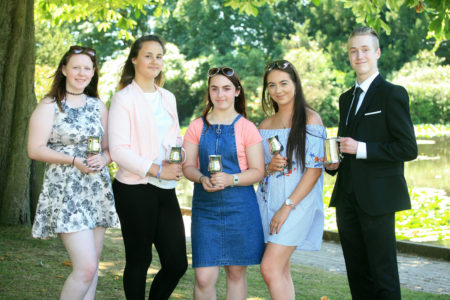
#> input picture img3.jpg, 450 x 300 px
$ python crop.py
#> lines starting #> are read from the running program, lines starting #| are printed output that depends on the picture; after the words box and inside, x2 and y2 are one past the last pixel; in counts of white or black regions, pixels touching at a corner belong together
import cv2

def facechop(image):
#> called with image = 'img3.jpg'
    facedata = "trained_classifier.xml"
    cascade = cv2.CascadeClassifier(facedata)

    img = cv2.imread(image)
#> img is the input picture: shape (300, 450, 3); mean B, G, R 115.2, 137.3, 122.2

    minisize = (img.shape[1],img.shape[0])
#> minisize = (450, 300)
    miniframe = cv2.resize(img, minisize)

    faces = cascade.detectMultiScale(miniframe)
#> faces = [[347, 38, 33, 33], [138, 44, 31, 31], [66, 56, 31, 31], [205, 77, 31, 31], [263, 71, 33, 33]]

    for f in faces:
        x, y, w, h = [ v for v in f ]
        cv2.rectangle(img, (x,y), (x+w,y+h), (255,255,255))

        sub_face = img[y:y+h, x:x+w]
        face_file_name = "faces/face_" + str(y) + ".jpg"
        resized_image = cv2.resize(sub_face, (100, 100))
        cv2.imshow(face_file_name, resized_image)
#> this loop made 5 passes
#> (x, y, w, h, face_file_name) on passes 1 to 5: (347, 38, 33, 33, 'faces/face_38.jpg'), (138, 44, 31, 31, 'faces/face_44.jpg'), (66, 56, 31, 31, 'faces/face_56.jpg'), (205, 77, 31, 31, 'faces/face_77.jpg'), (263, 71, 33, 33, 'faces/face_71.jpg')
#> pass 1, in facechop, `sub_face = img[y:y+h, x:x+w]`:
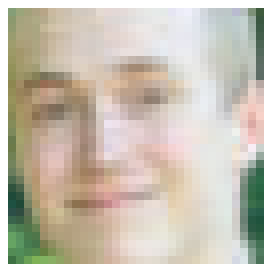
#> sub_face: shape (33, 33, 3) (shown 8 times larger); mean B, G, R 175.3, 190.2, 198.3
#> pass 1, in facechop, `resized_image = cv2.resize(sub_face, (100, 100))`:
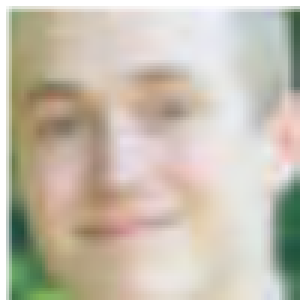
#> resized_image: shape (100, 100, 3) (shown 3 times larger); mean B, G, R 175.2, 190.1, 198.2
#> pass 2, in facechop, `sub_face = img[y:y+h, x:x+w]`:
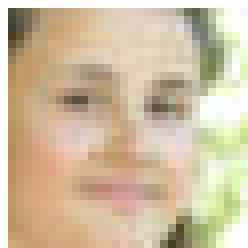
#> sub_face: shape (31, 31, 3) (shown 8 times larger); mean B, G, R 161.2, 189.9, 208
#> pass 2, in facechop, `resized_image = cv2.resize(sub_face, (100, 100))`:
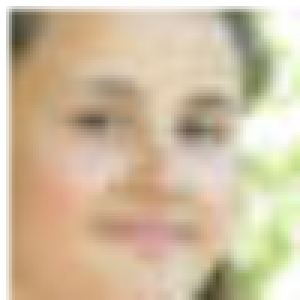
#> resized_image: shape (100, 100, 3) (shown 3 times larger); mean B, G, R 161.1, 189.9, 207.9
#> after the loop:
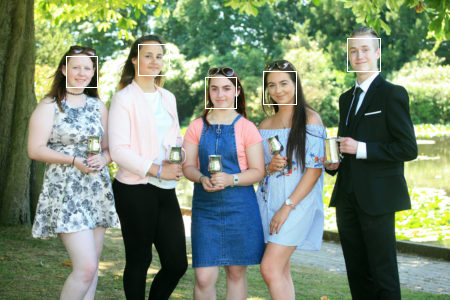
#> img: shape (300, 450, 3); 0.47% of pixels changed, all inside (x1, y1, x2, y2) = (66, 38, 381, 109)
#> after the loop:
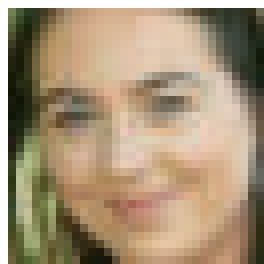
#> sub_face: shape (33, 33, 3) (shown 8 times larger); mean B, G, R 120.2, 147.8, 167.9


    return

if __name__ =='__main__':
    facechop("img3.jpg")

    while(True):
        key = cv2.waitKey(20)
#> (key Esc is pressed here)

$ run again, with img2.jpg copied over img3.jpg
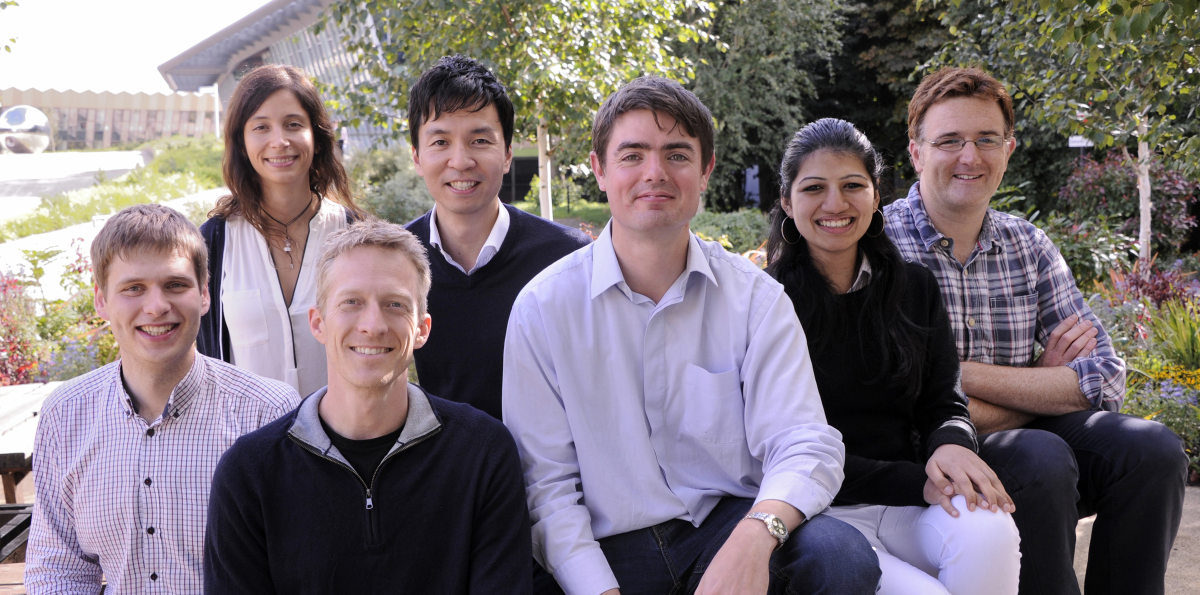
#> input picture img2.jpg, 2400 x 1189 px (shown at 1/2 size)
#> in facechop, img is the input picture: shape (1189, 2400, 3); mean B, G, R 120.3, 114.8, 125.2
#> faces = 13 rows, first 6: [370, 357, 27, 27], [1866, 539, 48, 48], [691, 354, 58, 58], [813, 803, 54, 54], [39, 236, 68, 68], [1472, 132, 82, 82]
#> the loop in facechop, `for f in faces:` made 13 passes
#> (x, y, w, h, face_file_name) on passes 1 to 8: (370, 357, 27, 27, 'faces/face_357.jpg'), (1866, 539, 48, 48, 'faces/face_539.jpg'), (691, 354, 58, 58, 'faces/face_354.jpg'), (813, 803, 54, 54, 'faces/face_803.jpg'), (39, 236, 68, 68, 'faces/face_236.jpg'), (1472, 132, 82, 82, 'faces/face_132.jpg'), (470, 187, 172, 172, 'faces/face_187.jpg'), (1831, 206, 198, 198, 'faces/face_206.jpg')
#> pass 1, in facechop, `resized_image = cv2.resize(sub_face, (100, 100))`:
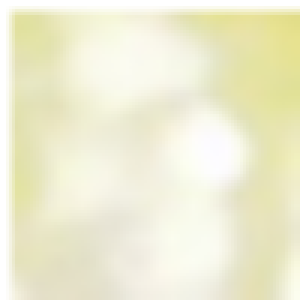
#> resized_image: shape (100, 100, 3) (shown 3 times larger); mean B, G, R 209.4, 237, 238.5
#> after the loop in facechop, `for f in faces:`:
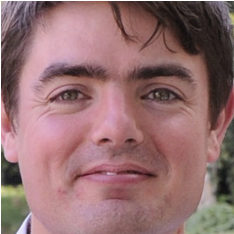
#> sub_face: shape (234, 234, 3); mean B, G, R 112.4, 111.1, 147.7
